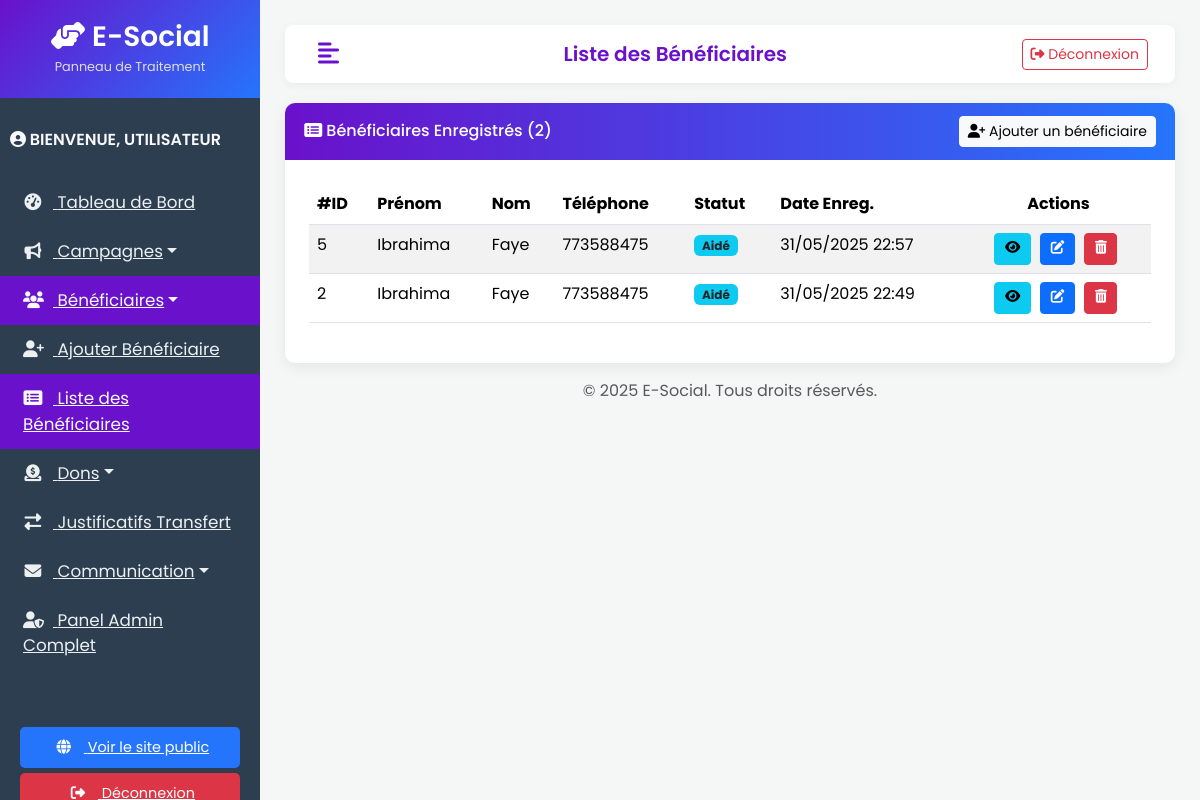
The page /traitement/beneficiaire_list.php on the database its author committed.
### tables this page shows
CREATE TABLE IF NOT EXISTS `beneficiaires` (
  `id` int NOT NULL AUTO_INCREMENT,
  `prenom` varchar(100) NOT NULL,
  `nom` varchar(100) NOT NULL,
  `telephone` varchar(20) DEFAULT NULL,
  `adresse` text,
  `situation` text,
  `justificatif` text,
  `identite_recto` varchar(255) DEFAULT NULL,
  `identite_verso` varchar(255) DEFAULT NULL,
  `date_enregistrement` datetime DEFAULT CURRENT_TIMESTAMP,
  `statut` enum('en attente','validé','aidé') DEFAULT 'en attente',
  `email` varchar(255) DEFAULT NULL,
  PRIMARY KEY (`id`)
);

### traitement/beneficiaire_list.php (the view, shortened to what this page needs)
<?php
$user_prenom = $_SESSION['user_prenom'] ?? 'Utilisateur';
$pdo = getPDO();
$beneficiaires_par_page = 10;
$page_actuelle = filter_input(INPUT_GET, 'page', FILTER_VALIDATE_INT, ['options' => ['default' => 1, 'min_range' => 1]]);
$offset = ($page_actuelle - 1) * $beneficiaires_par_page;
$total_beneficiaires_stmt = $pdo->query("SELECT COUNT(*) FROM beneficiaires");
$total_beneficiaires = $total_beneficiaires_stmt->fetchColumn();
$stmt = $pdo->prepare("SELECT id, prenom, nom, telephone, statut, date_enregistrement FROM beneficiaires ORDER BY date_enregistrement DESC LIMIT :limit OFFSET :offset");
$stmt->bindValue(':limit', $beneficiaires_par_page, PDO::PARAM_INT);
$stmt->bindValue(':offset', $offset, PDO::PARAM_INT);
$stmt->execute();
$beneficiaires = $stmt->fetchAll();
function getStatutBadge($statut) {
    $badge_class = 'bg-secondary';
    switch ($statut) {
        case 'aidé': $badge_class = 'bg-info text-dark'; break;
    }
    return '<span class="badge ' . $badge_class . '">' . htmlspecialchars(ucfirst($statut)) . '</span>';
}
?>
<!DOCTYPE html>
<html lang="fr">
<head>
    <link href="https://cdn.jsdelivr.net/npm/bootstrap@5.3.3/dist/css/bootstrap.min.css" rel="stylesheet">
    <link rel="stylesheet" href="https://cdnjs.cloudflare.com/ajax/libs/font-awesome/6.5.1/css/all.min.css">
</head>
<body>
    <nav id="sidebar">
        <div class="sidebar-header">
            <h3><i class="fas fa-hands-helping"></i> E-Social</h3>
            <span class="small-text">Panneau de Traitement</span>
        </div>
        <ul class="list-unstyled components">
            <p><i class="fas fa-user-circle"></i> Bienvenue, <?= htmlspecialchars($user_prenom) ?></p>
            <li><a href="index.php"><i class="fas fa-tachometer-alt"></i> Tableau de Bord</a></li>
            <li>
                <a href="#campagneSubmenu" data-bs-toggle="collapse" aria-expanded="false" class="dropdown-toggle"><i class="fas fa-bullhorn"></i> Campagnes</a>
            </li>
            <li class="active">
                <a href="#beneficiaireSubmenu" data-bs-toggle="collapse" aria-expanded="true" class="dropdown-toggle"><i class="fas fa-users"></i> Bénéficiaires</a>
                <ul class="collapse list-unstyled show" id="beneficiaireSubmenu">
                    <li><a href="beneficiaire_add.php"><i class="fas fa-user-plus"></i> Ajouter Bénéficiaire</a></li>
                    <li class="active"><a href="beneficiaire_list.php"><i class="fas fa-list-alt"></i> Liste des Bénéficiaires</a></li>
                </ul>
            </li>
            <li>
                <a href="#donSubmenu" data-bs-toggle="collapse" aria-expanded="false" class="dropdown-toggle"><i class="fas fa-donate"></i> Dons</a>
            </li>
            <li><a href="transfert_upload.php"><i class="fas fa-exchange-alt"></i> Justificatifs Transfert</a></li>
            <li>
                <a href="#contactSubmenu" data-bs-toggle="collapse" aria-expanded="false" class="dropdown-toggle"><i class="fas fa-envelope"></i> Communication</a>
            </li>
            <li><a href="<?= SITE_URL ?>admin/index.php" target="_blank"><i class="fas fa-user-shield"></i> Panel Admin Complet</a></li>
        </ul>
        <ul class="list-unstyled CTAs">
            <li><a href="<?= SITE_URL ?>public/index.php" class="download" target="_blank"><i class="fas fa-globe"></i> Voir le site public</a></li>
            <li><a href="logout.php" class="article bg-danger"><i class="fas fa-sign-out-alt"></i> Déconnexion</a></li>
        </ul>
    </nav>
    <div id="content">
        <nav class="navbar navbar-expand-lg navbar-custom">
            <div class="container-fluid">
                <button type="button" id="sidebarCollapse" class="sidebar-toggler">
                    <i class="fas fa-align-left"></i>
                </button>
                <span class="navbar-brand mb-0 h1 d-none d-md-block">Liste des Bénéficiaires</span>
                <div class="d-flex align-items-center">
                    <a href="logout.php" class="btn btn-outline-danger btn-sm"><i class="fas fa-sign-out-alt"></i> Déconnexion</a>
                </div>
            </div>
        </nav>
        <div class="card card-custom">
            <div class="card-header-custom d-flex justify-content-between align-items-center">
                <span><i class="fas fa-list-alt"></i> Bénéficiaires Enregistrés (<?= $total_beneficiaires ?>)</span>
                <a href="beneficiaire_add.php" class="btn btn-light btn-sm"><i class="fas fa-user-plus"></i> Ajouter un bénéficiaire</a>
            </div>
            <div class="card-body">
                <?php if (empty($beneficiaires)): ?>
                    <div class="alert alert-info text-center">
                        <i class="fas fa-info-circle fa-2x mb-2"></i><br>
                        Aucun bénéficiaire enregistré pour le moment.
                    </div>
                <?php else: ?>
                    <div class="table-responsive">
                        <table class="table table-hover table-custom table-striped">
                            <thead>
                                <tr>
                                    <th>#ID</th>
                                    <th>Prénom</th>
                                    <th>Nom</th>
                                    <th>Téléphone</th>
                                    <th>Statut</th>
                                    <th>Date Enreg.</th>
                                    <th class="text-center">Actions</th>
                                </tr>
                            </thead>
                            <tbody>
                                <?php foreach ($beneficiaires as $beneficiaire): ?>
                                <tr>
                                    <td><?= htmlspecialchars($beneficiaire['id']) ?></td>
                                    <td><?= htmlspecialchars($beneficiaire['prenom']) ?></td>
                                    <td><?= htmlspecialchars($beneficiaire['nom']) ?></td>
                                    <td><?= htmlspecialchars($beneficiaire['telephone'] ?: 'N/A') ?></td>
                                    <td><?= getStatutBadge($beneficiaire['statut']) ?></td>
                                    <td><?= date('d/m/Y H:i', strtotime($beneficiaire['date_enregistrement'])) ?></td>
                                    <td class="text-center">
                                        <a href="beneficiaire_view.php?id=<?= $beneficiaire['id'] ?>" class="btn btn-info btn-sm btn-action" title="Voir détails"><i class="fas fa-eye"></i></a>
                                        <a href="beneficiaire_update.php?id=<?= $beneficiaire['id'] ?>" class="btn btn-primary btn-sm btn-action" title="Modifier"><i class="fas fa-edit"></i></a>
                                        <a href="beneficiaire_delete.php?id=<?= $beneficiaire['id'] ?>" class="btn btn-danger btn-sm btn-action" title="Supprimer"><i class="fas fa-trash-alt"></i></a>
                                    </td>
                                </tr>
                                <?php endforeach; ?>
                            </tbody>
                        </table>
                    </div>
                <?php endif; ?>
            </div>
        </div>
        <footer class="mt-auto pt-3 text-center text-muted">
            <p>© <?= date('Y') ?> E-Social. Tous droits réservés.</p>
        </footer>
    </div>
</body>
</html>

### traitement/beneficiaire_list.php (style rules this page uses)
:root { --primary-color: #6a11cb; --secondary-color: #2575fc; --light-bg: #f8f9fa; --dark-text: #343a40; --light-text: #f8f9fa; --sidebar-bg: #2c3e50; --sidebar-link-color: #ecf0f1; --sidebar-link-hover-bg: #34495e; --content-glow-start: rgba(106, 17, 203, 0.15); --content-glow-end: rgba(37, 117, 252, 0.15); }
body { font-family: 'Poppins', sans-serif; background-color: var(--light-bg); display: flex; min-height: 100vh; overflow-x: hidden; }
#sidebar { min-width: 260px; max-width: 260px; background: var(--sidebar-bg); color: var(--light-text); transition: all 0.3s; position: fixed; top: 0; left: 0; height: 100vh; z-index: 1000; overflow-y: auto; }
#sidebar .sidebar-header { padding: 20px; background: linear-gradient(135deg, var(--primary-color), var(--secondary-color)); text-align: center; }
#sidebar .sidebar-header h3 { color: white; margin-bottom: 0; font-weight: 600; }
#sidebar .sidebar-header .small-text { font-size: 0.8em;color: #ddd; }
#sidebar ul.components { padding: 20px 0; }
#sidebar ul p { color: var(--light-text); padding: 10px; text-transform: uppercase; font-weight: 600; }
#sidebar ul li a { padding: 12px 20px; font-size: 1.05em; display: block; color: var(--sidebar-link-color); border-left: 3px solid transparent; transition: all 0.3s ease; }
#sidebar ul li.active > a, a[aria-expanded="true"] { color: var(--light-text); background: var(--primary-color); }
#sidebar ul li a i { margin-right: 10px; width: 20px; text-align: center; }
#content { width: calc(100% - 260px); margin-left: 260px; padding: 25px; min-height: 100vh; transition: all 0.3s; background-color: #f4f7f6; }
.navbar-custom { background: #fff; border-radius: 8px; box-shadow: 0 2px 10px rgba(0,0,0,0.05); padding: 10px 15px; margin-bottom: 20px; }
.navbar-custom .navbar-brand { color: var(--primary-color); font-weight: 600; }
.sidebar-toggler { background: transparent; border: none; color: var(--primary-color); font-size: 1.5rem; }
.card-custom { border: none; border-radius: 10px; box-shadow: 0 4px 15px rgba(0,0,0,0.07); overflow: hidden; }
.card-custom .card-header-custom { background: linear-gradient(to right, var(--primary-color), var(--secondary-color)); color: white; font-weight: 500; padding: 0.8rem 1.2rem; }
.card-custom .card-body { padding: 1.5rem; }
.table-custom thead { background-color: var(--primary-color); color: white; }
.table-custom .btn-action { margin-right: 5px; padding: 0.3rem 0.6rem; font-size:0.85rem; }
#sidebar ul.CTAs { padding: 20px; }
#sidebar ul.CTAs a { text-align: center; font-size: 0.9em; display: block; border-radius: 5px; margin-bottom: 5px; padding: 10px; color: white; }
#sidebar ul.CTAs a.download { background: var(--secondary-color); }
#sidebar ul.CTAs a.article { background: var(--primary-color); }

### rows shown on the page
beneficiaires: id "5", prenom "Ibrahima", nom "Faye", telephone "773588475", statut "Aidé", date_enregistrement "31/05/2025 22:57"
beneficiaires: id "2", prenom "Ibrahima", nom "Faye", telephone "773588475", statut "Aidé", date_enregistrement "31/05/2025 22:49"

### other values the page prints
$user_prenom "UTILISATEUR"
$total_beneficiaires "2"
